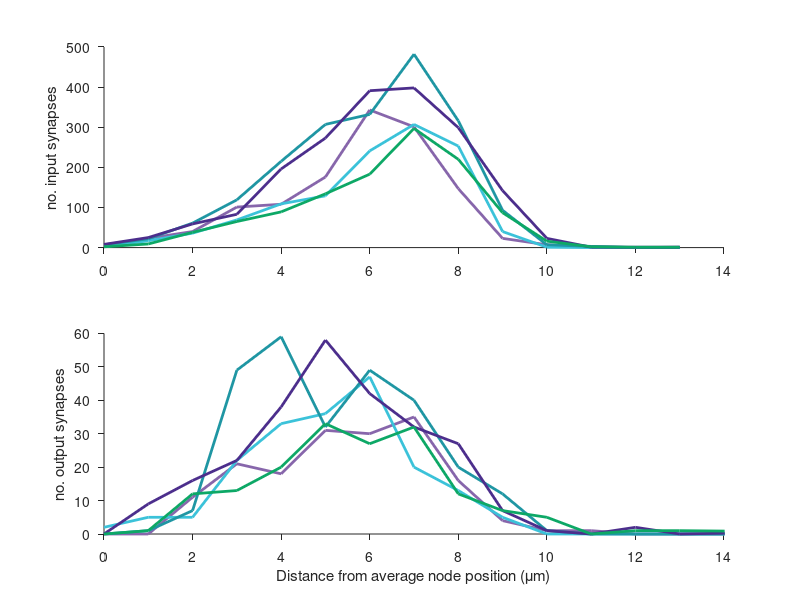
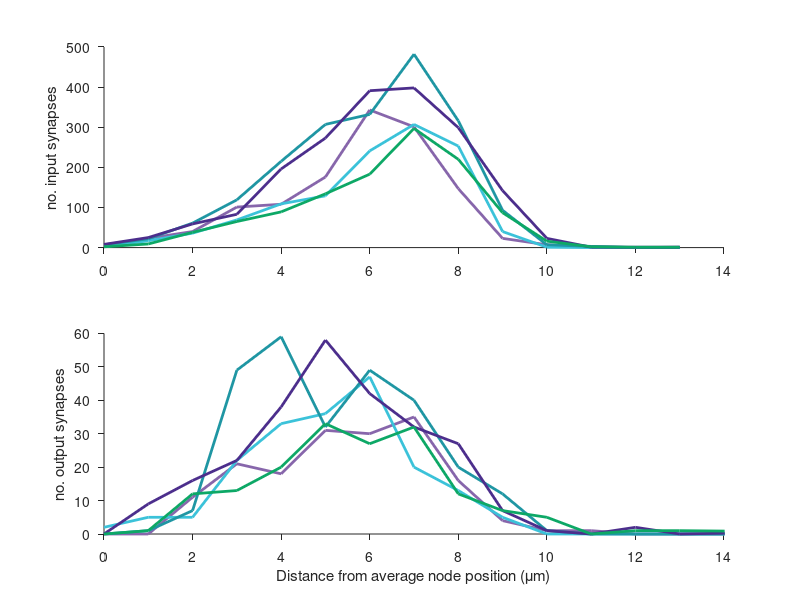
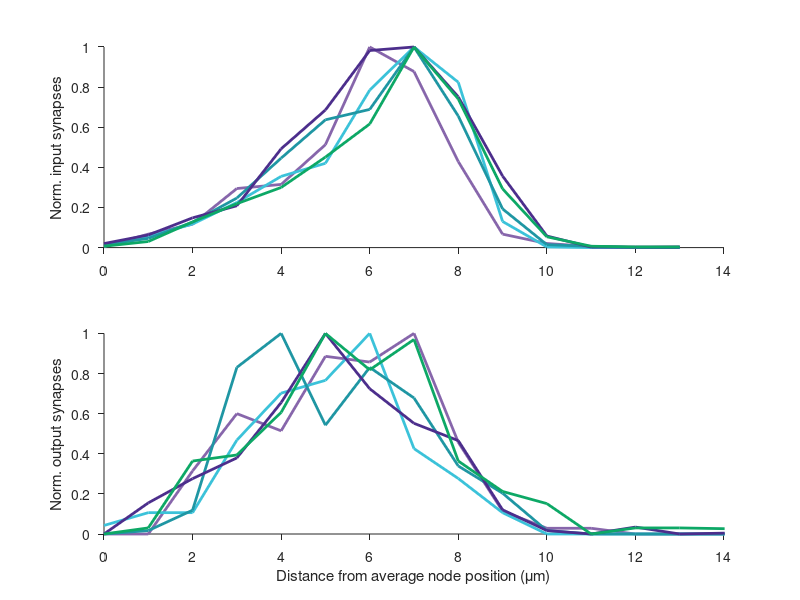
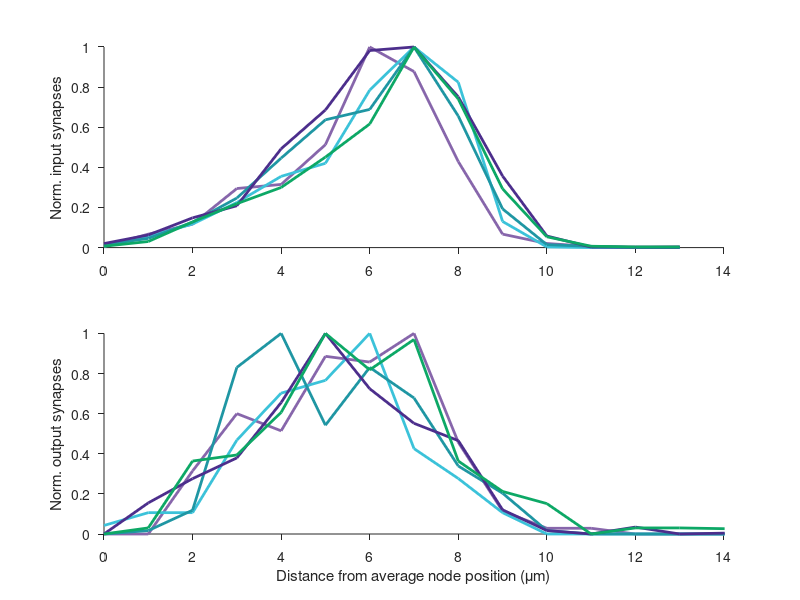

Here is the MATLAB script that generated these plots, in order:
% some supplementary morphometrics

%% Radial Synapse Density at 1 um spheres from skeleton center of mass
load('radDenSynsIN_avgNodePos.mat') % imported from CATMAID Morphology Plot
load('radDenSynsOUT_avgNodePos.mat') % imported from CATMAID Morphology Plot

PNsIn = radDenSynsIN_avgNodePos'; % [radialDist(nm), PN1LS, PN2LS, PN2RS, PN1RS, PN3LS]
PNsOut = radDenSynsOUT_avgNodePos'; % [radialDist(nm), PN1LS, PN2LS, PN2RS, PN1RS, PN3LS]

figure;

% colors=['k','r','b','m','c'];
colors={[0.53, 0.40, 0.67];...
        [0.23, 0.76, 0.85];...
        [0.12, 0.59, 0.64];...
        [0.30, 0.18, 0.55];...
        [0.05, 0.66, 0.40]};


ax1 = subplot(2,1,1);
hold on
for pn = 2:size(PNsIn,2);
    plot(PNsIn(:,1)/1000,PNsIn(:,pn),'color',colors{pn-1},'LineWidth',2)
end
ylabel('no. input synapses')
set(gca,'TickDir','out')

ax2 = subplot(2,1,2);
hold on
for pn = 2:size(PNsOut,2);
    plot(PNsOut(:,1)/1000,PNsOut(:,pn),'color',colors{pn-1},'LineWidth',2)
end
ylabel('no. output synapses')
xlabel('Distance from average node position (\mum)')

linkaxes([ax1,ax2],'x');

set(gca,'TickDir','out')

%%
saveas(gcf,'radialSynsInOut','epsc')
saveas(gcf,'radialSynsInOut')

%% Normalized

maxIns = max(PNsIn(:,2:6));
maxOuts = max(PNsOut(:,2:6));

normPNsIn = bsxfun(@rdivide, PNsIn(:,2:6), maxIns);
normPNsOut = bsxfun(@rdivide, PNsOut(:,2:6), maxOuts);

figure
ax1 = subplot(2,1,1);
hold on
for pn = 2:size(PNsIn,2);
    plot(PNsIn(:,1)/1000,normPNsIn(:,pn-1),'color',colors{pn-1},'LineWidth',2)
end
ylabel('Norm. input synapses')
set(gca,'TickDir','out')

ax2 = subplot(2,1,2);
hold on
for pn = 2:size(PNsOut,2);
    plot(PNsOut(:,1)/1000,normPNsOut(:,pn-1),'color',colors{pn-1},'LineWidth',2)
end
ylabel('Norm. output synapses')
xlabel('Distance from average node position (\mum)')

linkaxes([ax1,ax2],'x');

set(gca,'TickDir','out')
%%
saveas(gcf,'radialSynsInOut_norm','epsc')
saveas(gcf,'radialSynsInOut_norm')